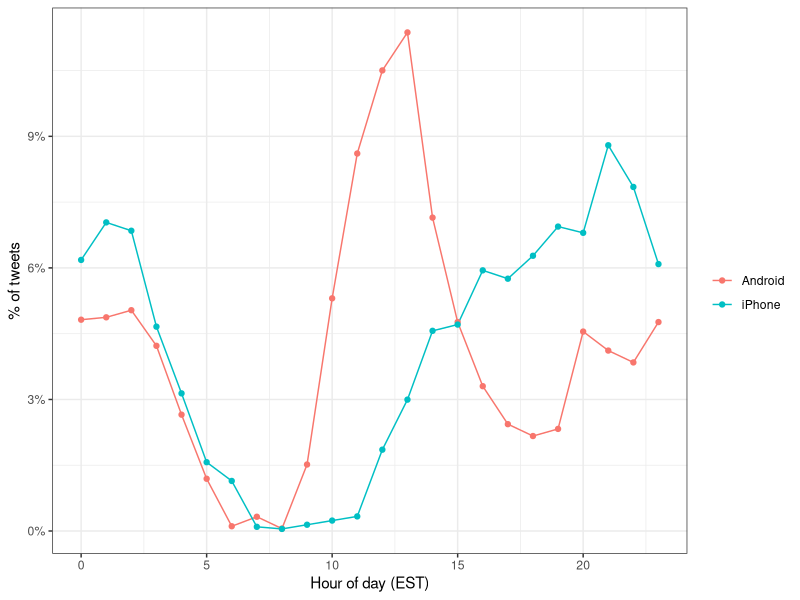

The R source for this figure: (Note: this script raises an error after producing the figure.)
## ---- chunk 1
set.seed(2002)
## ---- chunk 2
library(tidyverse)
library(lubridate)
library(scales)
## ---- chunk 3
library(dslabs)
data(trump_tweets)
## ---- chunk 4
names(trump_tweets)
## ---- chunk 5
trump_tweets$text[16413] %>% str_wrap(width = options()$width) %>% cat
## ---- chunk 6
trump_tweets %>% count(source) %>% arrange(desc(n)) %>% head(5)
## ---- chunk 7
campaign_tweets <- trump_tweets %>% 
  extract(source, "source", "Twitter for (.*)") %>%
  filter(source %in% c("Android", "iPhone") &
           created_at >= ymd("2015-06-17") & 
           created_at < ymd("2016-11-08")) %>%
  filter(!is_retweet) %>%
  arrange(created_at)
## ---- chunk 8
ds_theme_set()
campaign_tweets %>%
  mutate(hour = hour(with_tz(created_at, "EST"))) %>%
  count(source, hour) %>%
  group_by(source) %>%
  mutate(percent = n / sum(n)) %>%
  ungroup %>%
  ggplot(aes(hour, percent, color = source)) +
  geom_line() +
  geom_point() +
  scale_y_continuous(labels = percent_format()) +
  labs(x = "Hour of day (EST)", y = "% of tweets", color = "")
## ---- chunk 9
library(tidytext)
## ---- chunk 10
i <- 3008
campaign_tweets$text[i] %>% str_wrap(width = 65) %>% cat()
campaign_tweets[i,] %>% 
  unnest_tokens(word, text) %>%
  pull(word) 
## ---- chunk 11
pattern <- "([^A-Za-z\\d#@']|'(?![A-Za-z\\d#@]))"
## ---- chunk 12
campaign_tweets[i,] %>% 
  unnest_tokens(word, text, token = "regex", pattern = pattern) %>%
  pull(word)
## ---- chunk 13
links <- "https://t.co/[A-Za-z\\d]+|&amp;"
campaign_tweets[i,] %>% 
  mutate(text = str_replace_all(text, links, ""))  %>%
  unnest_tokens(word, text, token = "tweets") %>%
  pull(word)
## ---- chunk 14
tweet_words <- campaign_tweets %>% 
  mutate(text = str_replace_all(text, links, ""))  %>%
  unnest_tokens(word, text, token = "tweets") 
## ---- chunk 15
tweet_words %>% 
  count(word) %>%
  arrange(desc(n))
## ---- chunk 16
stop_words
## ---- chunk 17
tweet_words <- campaign_tweets %>% 
  mutate(text = str_replace_all(text, links, ""))  %>%
  unnest_tokens(word, text, token = "tweets") %>%
  filter(!word %in% stop_words$word ) 
## ---- chunk 18
tweet_words %>% 
  count(word) %>%
  top_n(10, n) %>%
  mutate(word = reorder(word, n)) %>%
  arrange(desc(n))
## ---- chunk 19
tweet_words <- campaign_tweets %>% 
  mutate(text = str_replace_all(text, links, ""))  %>%
  unnest_tokens(word, text, token = "tweets") %>%
  filter(!word %in% stop_words$word &
           !str_detect(word, "^\\d+$")) %>%
  mutate(word = str_replace(word, "^'", ""))
## ---- chunk 20
android_iphone_or <- tweet_words %>%
  count(word, source) %>%
  spread(source, n, fill = 0) %>%
  mutate(or = (Android + 0.5) / (sum(Android) - Android + 0.5) / 
           ( (iPhone + 0.5) / (sum(iPhone) - iPhone + 0.5)))
## ---- chunk 21
android_iphone_or %>% arrange(desc(or))
## ---- chunk 22
android_iphone_or %>% arrange(or)
## ---- chunk 23
android_iphone_or %>% filter(Android+iPhone > 100) %>%
  arrange(desc(or))
android_iphone_or %>% filter(Android+iPhone > 100) %>%
  arrange(or)
